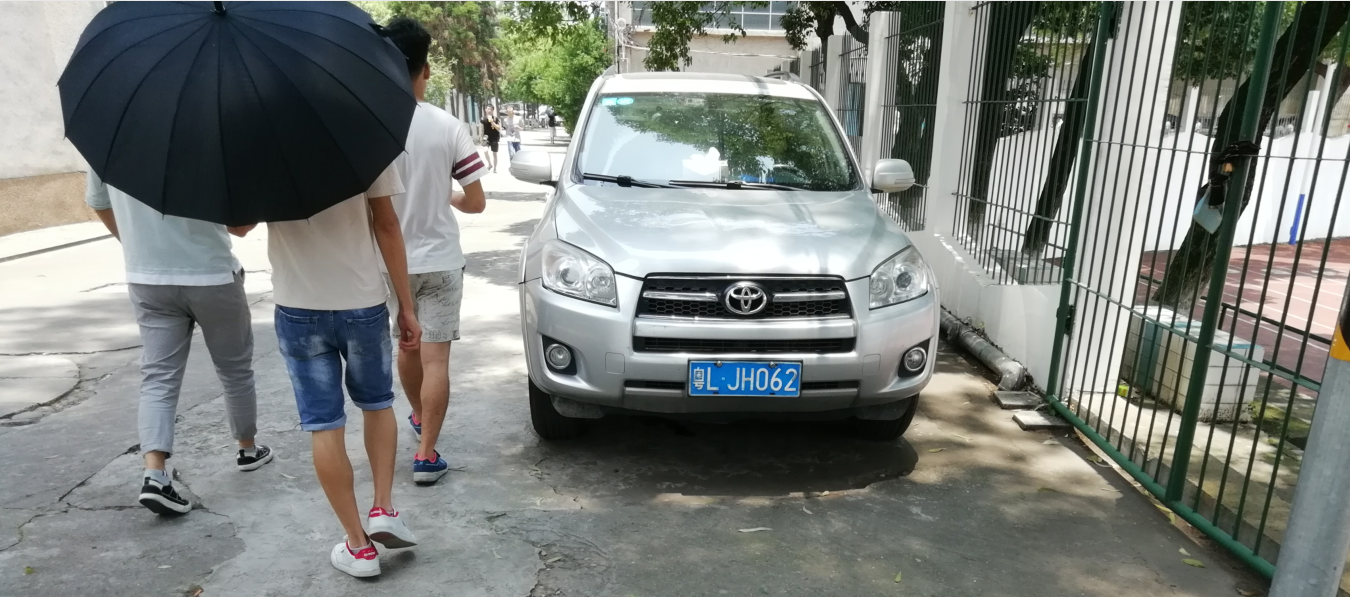
#> input picture test_images/002.png, 1350 x 597 px, found by its file name
$ python extract.py   (older library calls are emulated)
#> lines starting #> are read from the running program, lines starting #| are printed output that depends on the picture; after the words box and inside, x2 and y2 are one past the last pixel; in counts of white or black regions, pixels touching at a corner belong together
#> further down, origin_image is the input picture: shape (597, 1350, 3); mean B, G, R 121.9, 126.5, 122.2
### compare/utils.py
import cv2
import matplotlib.pyplot as plt
import os


# [7 lines left out: function cv_show, not called in this run]

def cv_save(name, img):
    """
    图片保存
    """
    cv2.imwrite(name, img)


# [36 lines left out: functions plt_show_color, plt_show_gray, traverse_images, not called in this run]

### compare/extract.py
import cv2
import numpy as np
from matplotlib import pyplot as plt
import math
from utils import cv_show, cv_save


def extract_plate(origin_image):
    """
    提取车牌及颜色
    """
    item, _ = extract(origin_image)
    # [8 lines of commented-out code are left out]

    return _, "Blue"


def gray_guss(image):
    """
    高斯模糊去噪
    """
    image = cv2.GaussianBlur(image, (3, 3), 0)
    gray_image = cv2.cvtColor(image, cv2.COLOR_RGB2GRAY)
    return gray_image


def is_plate_color(hsv_img, lower_bound, upper_bound):
    """
    车牌颜色过滤
    """
    mask = cv2.inRange(hsv_img, lower_bound, upper_bound)
    return cv2.countNonZero(mask) > 0


def detect_plate_color(hsv_img):
    """
    检测车牌颜色
    """
    lower_blue = np.array([100, 50, 50])
    upper_blue = np.array([140, 255, 255])
    lower_yellow = np.array([20, 100, 100])
    upper_yellow = np.array([30, 255, 255])
    lower_green = np.array([40, 50, 50])
    upper_green = np.array([80, 255, 255])

    if is_plate_color(hsv_img, lower_blue, upper_blue):
        return "Blue"
    elif is_plate_color(hsv_img, lower_yellow, upper_yellow):
        return "Yellow"
    elif is_plate_color(hsv_img, lower_green, upper_green):
        return "Green"
    else:
        return "Unknown"


def rotation(contours, image):
    """
    旋转图像
    """
    cnt = contours
    [vx, vy, x, y] = cv2.fitLine(cnt, cv2.DIST_L2, 0, 0.01, 0.01)
    # 确保vx和vy是标量值
    k = vy[0] / vx[0] if vx[0] != 0 else float('inf')  # 防止除以0
    angle = math.atan(k)
    angle = math.degrees(angle)
    h, w = image.shape[:2]
    M = cv2.getRotationMatrix2D((w / 2, h / 2), angle, 0.8)
    img = cv2.warpAffine(image, M, (int(w * 1.1), int(h * 1.1)))
    return img


def extract(origin_image):
    """
    提取车牌
    """
    # 读取图像
    image = origin_image.copy()

    # 高斯模糊去噪得到去噪后的灰度图
    gray_image = gray_guss(image)

    cv_save("figures/1gray_image.png", gray_image)

    # 使用Sobel在x方向上进行边缘检测
    Sobel_x = cv2.Sobel(gray_image, cv2.CV_16S, 1, 0)
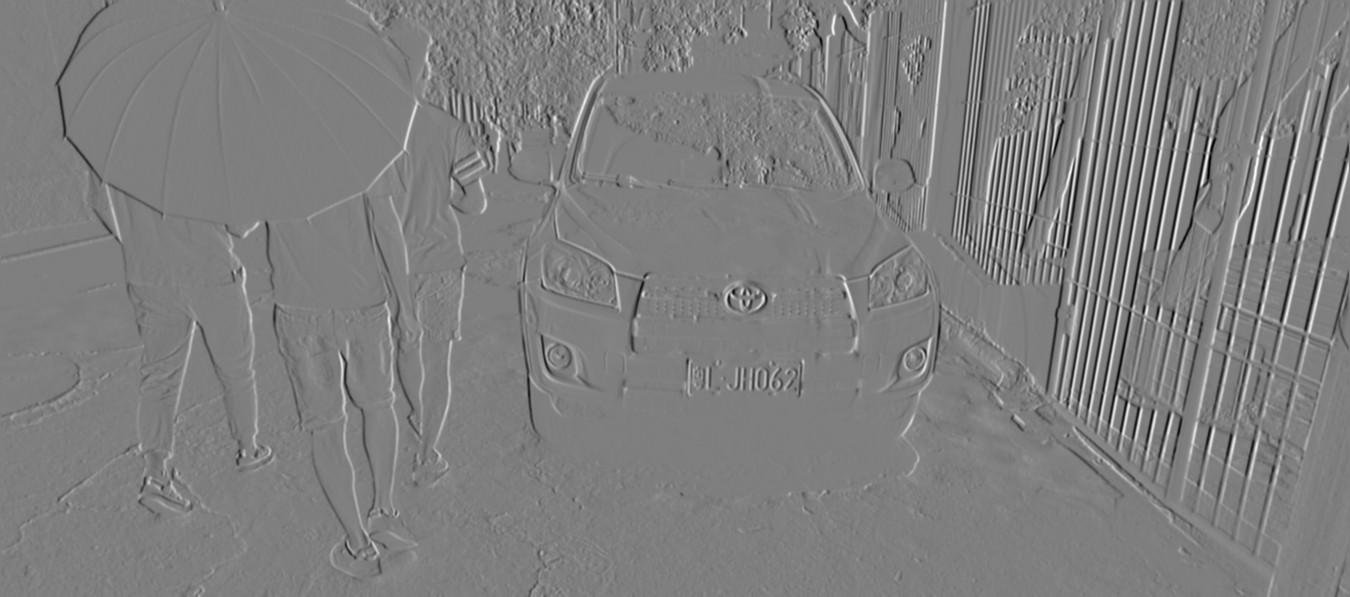
#> Sobel_x: shape (597, 1350) int16; min -624, max 627, mean -0.4; drawn with min black and max white
    absX = cv2.convertScaleAbs(Sobel_x)
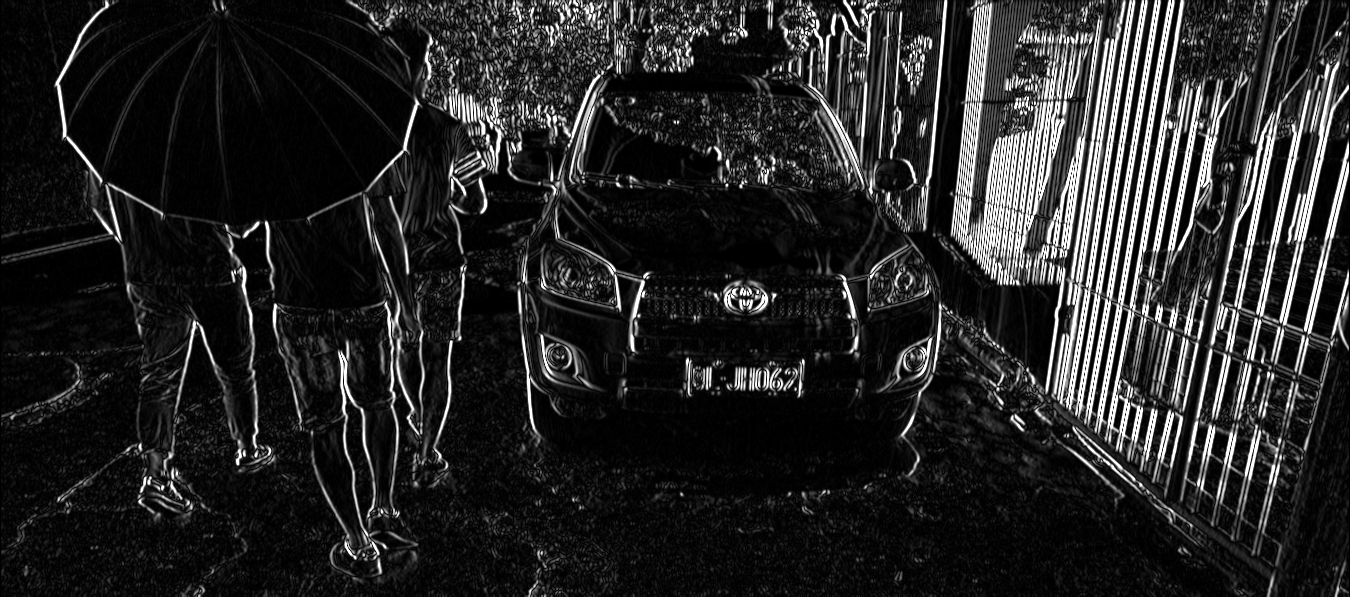
#> absX: shape (597, 1350); min 0, max 255, mean 37.9
    image = absX

    cv_save("figures/2Sobel_x.png", image)

    # 阈值化处理
    ret, image = cv2.threshold(image, 0, 255, cv2.THRESH_OTSU)
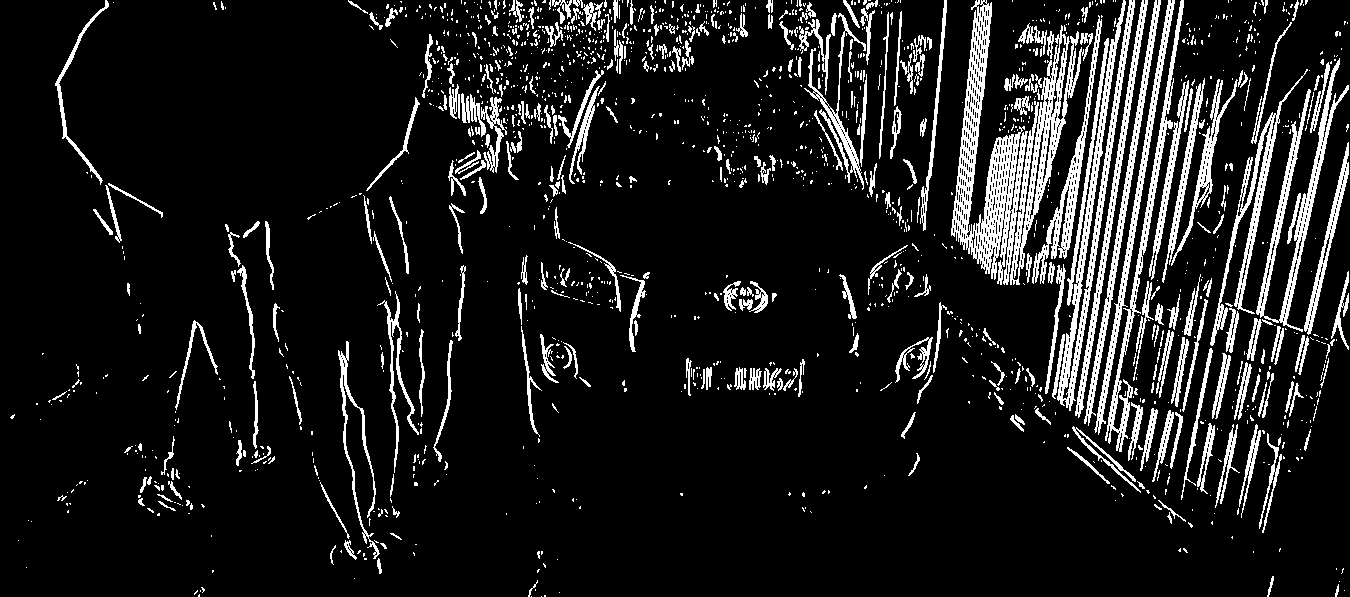
#> image: shape (597, 1350); 11% white; 1693 white regions (1356 under 20 px), largest, box (x1, y1, x2, y2) and area: (951, 0, 1028, 285) 7338, (1057, 0, 1135, 411) 4825, (1010, 25, 1093, 285) 4370
#> ret = 109

    cv_save("figures/3threshold.png", image)

    # 白化，参数和迭代次数需要调整
    kernelX = cv2.getStructuringElement(cv2.MORPH_RECT, (17, 5))
    image = cv2.morphologyEx(image, cv2.MORPH_CLOSE, kernelX, iterations=3)
#> image: shape (597, 1350); 42% white; 47 white regions (26 under 20 px), largest, box (x1, y1, x2, y2) and area: (36, 0, 1350, 574) 326320, (681, 358, 805, 397) 3491, (124, 436, 205, 516) 2936

    cv_save("figures/4morphologyEx.png", image)

    # 形态学操作
    kernelX = cv2.getStructuringElement(cv2.MORPH_RECT, (50, 1))
    kernelY = cv2.getStructuringElement(cv2.MORPH_RECT, (1, 20))
    image = cv2.dilate(image, kernelX)
#> image: shape (597, 1350); 57.9% white; 18 black regions, largest, box (x1, y1, x2, y2) and area: (0, 0, 1350, 597) 322131, (630, 42, 766, 113) 3805, (944, 259, 1035, 347) 3289
    image = cv2.erode(image, kernelX)
#> image: shape (597, 1350); 42.2% white; 47 white regions (25 under 20 px), largest, box (x1, y1, x2, y2) and area: (37, 0, 1350, 574) 327556, (682, 358, 806, 397) 3540, (125, 436, 206, 516) 2936
    image = cv2.erode(image, kernelY)
#> image: shape (597, 1350); 36% white; 20 white regions (6 under 20 px), largest, box (x1, y1, x2, y2) and area: (361, 0, 1350, 530) 244214, (174, 174, 466, 565) 35725, (519, 258, 647, 343) 3352
    image = cv2.dilate(image, kernelY)
#> image: shape (597, 1350); 40.8% white; 19 white regions (1 under 20 px), largest, box (x1, y1, x2, y2) and area: (361, 0, 1350, 540) 265481, (174, 165, 466, 575) 44370, (519, 249, 647, 353) 5784
    image = cv2.medianBlur(image, 21)
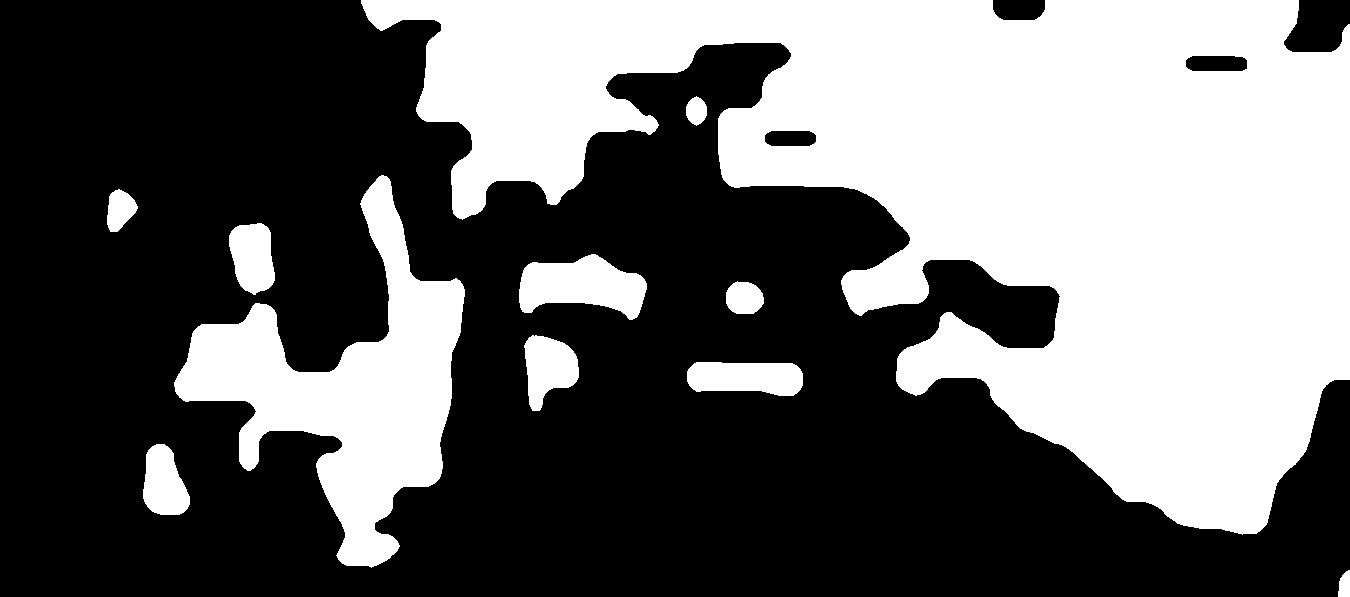
#> image: shape (597, 1350); 40.5% white; 11 white regions

    cv_save("figures/5morphologyEx2.png", image)

    # 轮廓检测
    contours, hierarchy = cv2.findContours(image, cv2.RETR_EXTERNAL, cv2.CHAIN_APPROX_SIMPLE)
#> contours = 11 contours; largest, box (x1, y1, x2, y2) and area: (361, 0, 1350, 535) 265544, (174, 175, 465, 568) 40724, (519, 254, 647, 320) 5246, (687, 362, 803, 396) 3170, (524, 335, 579, 411) 2650
    image1 = origin_image.copy()
    cv2.drawContours(image1, contours, -1, (0, 255, 0), 5)
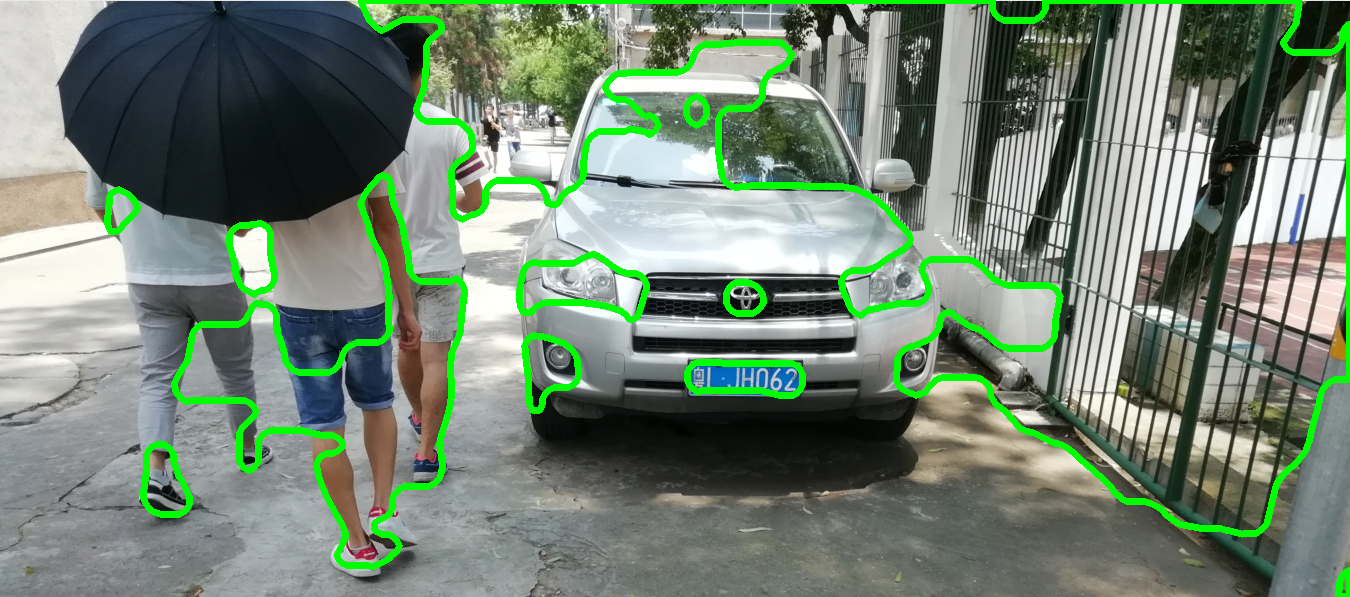
#> image1: shape (597, 1350, 3); 5.44% of pixels changed, all inside (x1, y1, x2, y2) = (104, 0, 1350, 597)

    cv_save("figures/6drawContours.png", image1)

    for item in contours:
        rect = cv2.boundingRect(item)
        x = rect[0]
        y = rect[1]
        width = rect[2]
        height = rect[3]
        # 根据轮廓的形状特点和颜色，确定车牌的轮廓位置并截取图像
        if (width > (height * 2.5)) and (width < (height * 5)):
            image = origin_image[y:y + height, x:x + width]

            cv_save("figures/8plate.png", image)

            return item, image
#> this loop made 3 passes
#> (x, y, width, height) on passes 1 to 3: (1338, 570, 12, 27), (143, 444, 47, 71), (687, 362, 116, 34)
#> pass 3, in extract, `image = origin_image[y:y + height, x:x + width]`:
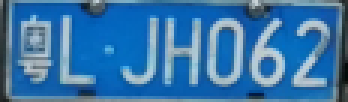
#> image: shape (34, 116, 3) (shown 3 times larger); mean B, G, R 169.7, 117.9, 57.4


if __name__ == '__main__':
    origin_image = cv2.imread("test_images/002.png")
    plate_image, plate_color = extract_plate(origin_image)
#> in extract_plate, `item, _ = extract(origin_image)`: item = contour of 46 points, box (x1, y1, x2, y2) (687, 362, 803, 396), area 3170
#> plate_color = 'Blue'

    print(f"车牌颜色: {plate_color}")
#| 车牌颜色: Blue

$ run again, with test_images/021.jpg saved as test_images/002.png
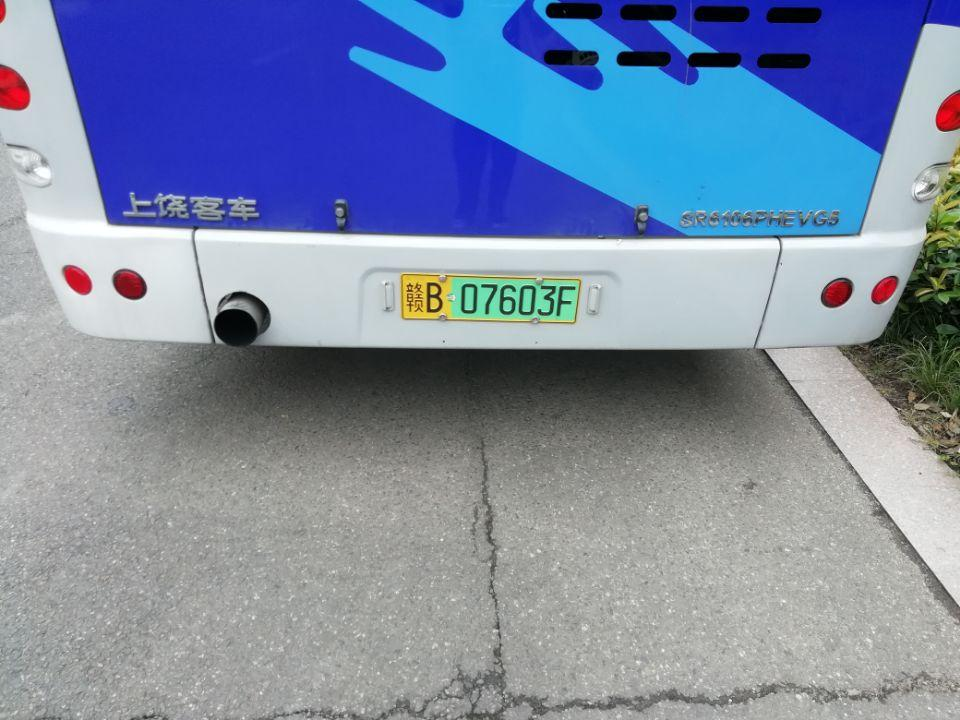
#> input picture test_images/021.jpg, 960 x 720 px, found by its file name
#> origin_image is the input picture: shape (720, 960, 3); mean B, G, R 165.7, 139, 124.2
#> in extract, `ret, image = cv2.threshold(image, 0, 255, cv2.THRESH_OTSU)`:
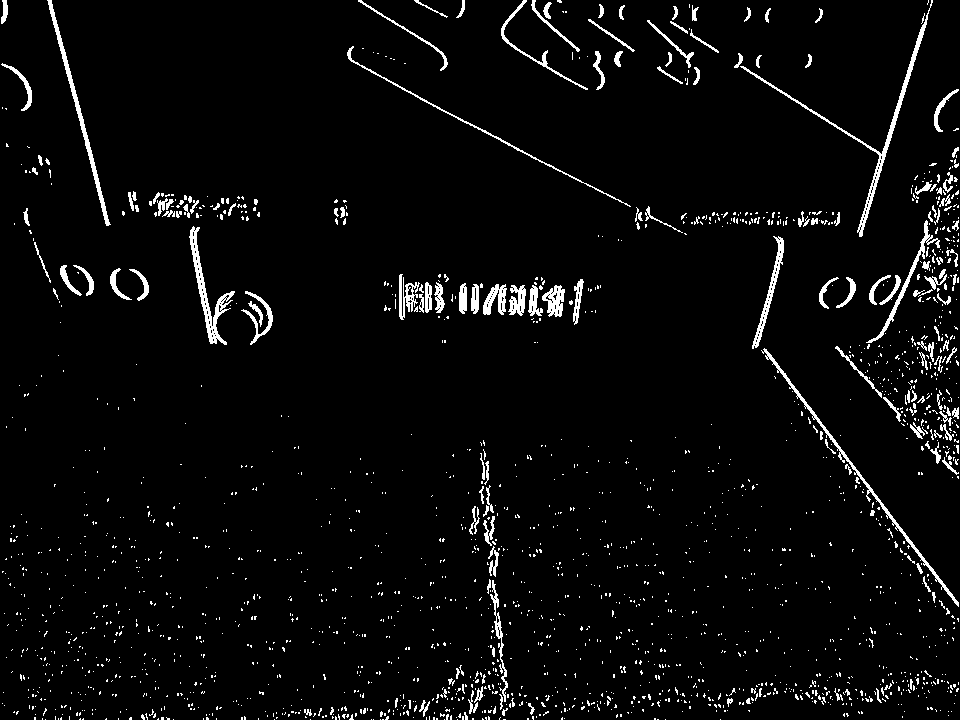
#> image: shape (720, 960); 3.9% white in thin lines or dots
#> ret = 77
#> contours = 30 contours; largest, box (x1, y1, x2, y2) and area: (0, 453, 751, 720) 69854, (769, 129, 960, 479) 23877, (502, 0, 740, 91) 14551, (762, 644, 960, 720) 9578, (786, 468, 960, 658) 8762
#> image1: shape (720, 960, 3); 8.13% of pixels changed, all inside (x1, y1, x2, y2) = (0, 0, 960, 720)
#> the loop in extract, `for item in contours:` made 1 pass
#> (x, y, width, height) on pass 1: (762, 644, 198, 76)
#> pass 1, in extract, `image = origin_image[y:y + height, x:x + width]`:
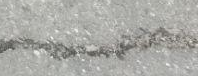
#> image: shape (76, 198, 3); mean B, G, R 165.4, 170.1, 169.9
#> item = contour of 113 points, box (x1, y1, x2, y2) (762, 644, 960, 720), area 9578
#> plate_color = 'Blue'
#| 车牌颜色: Blue
